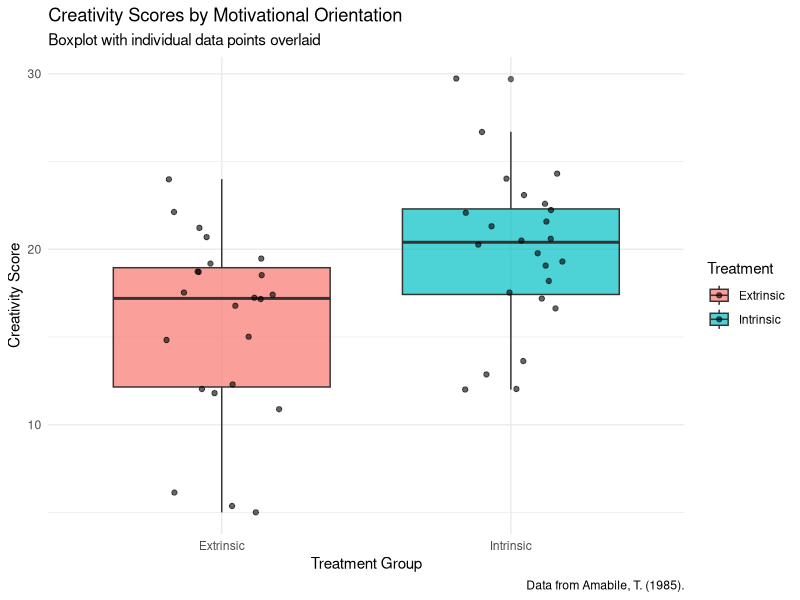
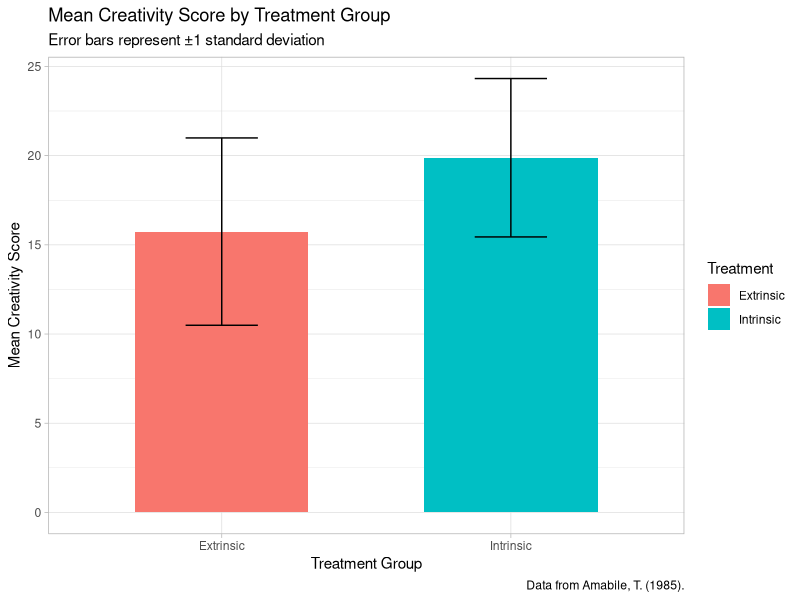
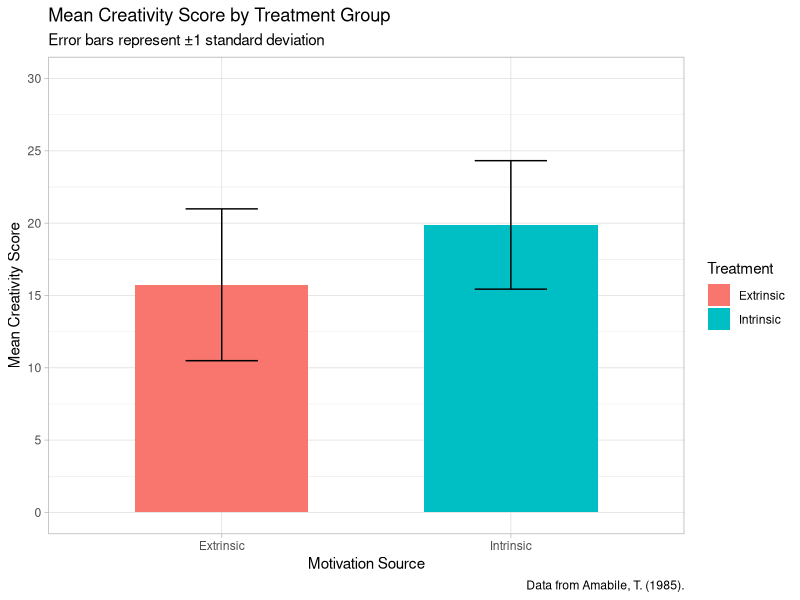
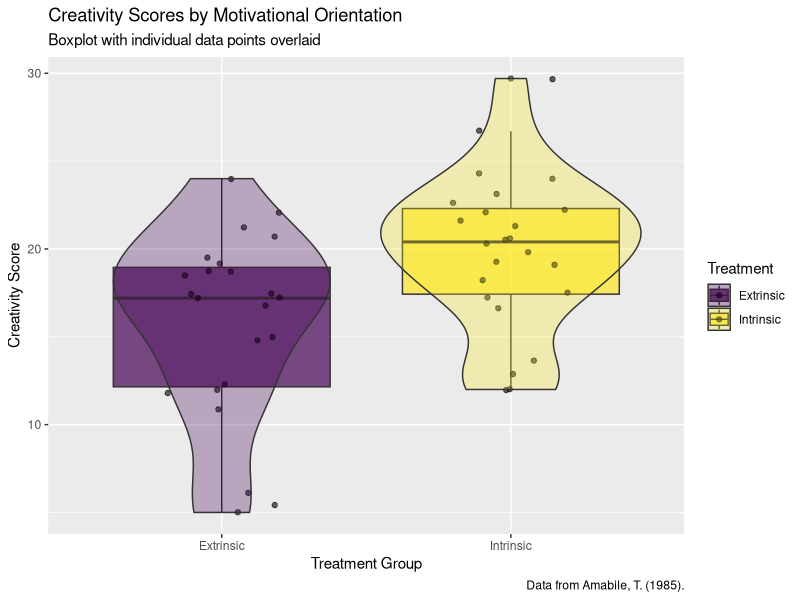

R code for these plots, in order:
## ---- chunk 1
#| label: import_data
library(dplyr)

creativity.d <- read.csv("hw1_creativity.csv")
head(creativity.d)
## ---- chunk 2
#| label: modify

creativity.d <- creativity.d %>%
  rename(Treatment = Trtmnt) %>%
  mutate(Treatment = recode(Treatment,
                            "Ext" = "Extrinsic",
                            "Int" = "Intrinsic"))

head(creativity.d)
## ---- chunk 3
#| label: dataframe Summary

creativity.sum <- creativity.d %>%
  group_by(Treatment) %>%
  summarise(
    Mean = mean(Score),
    Median = median(Score),
    SD = sd(Score),
    IQR = IQR(Score)
  ) %>%
  mutate(across(where(is.numeric), ~ round(., 2)))

print(creativity.sum)

## ---- chunk 4
#| label: Visualization
# loading ggplot 
library(ggplot2)

## ---- chunk 5
#| label: a. Raw data visualization
# Distribution of creativity scores by treatment group (raw data)

ggplot(creativity.d, aes(x = Treatment, y = Score, fill = Treatment)) +
  geom_boxplot(alpha = 0.7) +
  geom_jitter(width = 0.2, alpha = 0.6, size = 1.5) +
  labs(
    title = "Creativity Scores by Motivational Orientation",
    subtitle = "Boxplot with individual data points overlaid",
    x = "Treatment Group",
    y = "Creativity Score",
    caption = "Data from Amabile, T. (1985)."
  ) +
  theme_minimal()

## ---- chunk 6
#| label: b. Summary data visualization
# Mean creativity scores with error bars by treatment

ggplot(creativity.sum, aes(x = Treatment, y = Mean, fill = Treatment)) +
  geom_col(width = 0.6) +
  geom_errorbar(aes(ymin = Mean - SD, ymax = Mean + SD), width = 0.25) +
  labs(
    title = "Mean Creativity Score by Treatment Group",
    subtitle = "Error bars represent ±1 standard deviation",
    x = "Treatment Group",
    y = "Mean Creativity Score",
    caption = "Data from Amabile, T. (1985)."
  ) +
  theme_light()

## ---- chunk 7
#| label: c. Modified axis version(duplicate)
# Mean creativity scores with custom axis scaling

ggplot(creativity.sum, aes(x = Treatment, y = Mean, fill = Treatment)) +
  geom_col(width = 0.6) +
  geom_errorbar(aes(ymin = Mean - SD, ymax = Mean + SD), width = 0.25) +
  scale_y_continuous(
    breaks = seq(0, 30, 5),
    limits = c(0, 30),
    labels = seq(0, 30, 5)
  ) +
  labs(
    title = "Mean Creativity Score by Treatment Group",
    subtitle = "Error bars represent ±1 standard deviation",
    x = "Motivation Source",
    y = "Mean Creativity Score",
    caption = "Data from Amabile, T. (1985)."
  ) +
  theme_light()

## ---- chunk 8
#| label: Suggested improvement
library(viridis)   # For colorblind-friendly palette

# Distribution of creativity scores by treatment group (raw data)

ggplot(creativity.d, aes(x = Treatment, y = Score, fill = Treatment)) +
  geom_boxplot(alpha = 0.7) +
  geom_jitter(width = 0.2, alpha = 0.6, size = 1.5) +
  labs(
    title = "Creativity Scores by Motivational Orientation",
    subtitle = "Boxplot with individual data points overlaid",
    x = "Treatment Group",
    y = "Creativity Score",
    caption = "Data from Amabile, T. (1985)."
  ) + 
  geom_violin(alpha = 0.3) +
  scale_fill_viridis_d() +
  scale_color_viridis_d()
 
